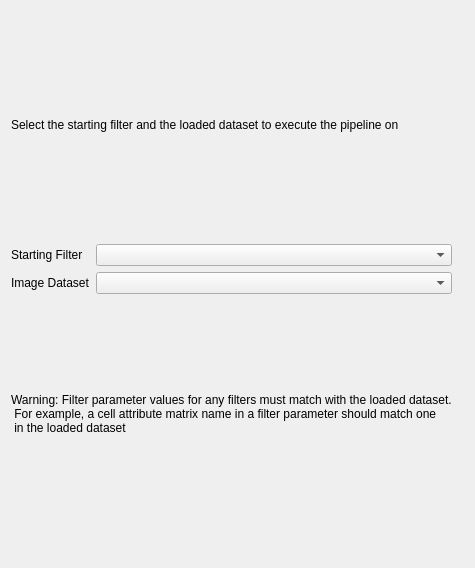
<?xml version="1.0" encoding="UTF-8"?>
<ui version="4.0">
 <class>AdvancedPipelineExecutionPage</class>
 <widget class="QWizardPage" name="AdvancedPipelineExecutionPage">
  <property name="geometry">
   <rect>
    <x>0</x>
    <y>0</y>
    <width>457</width>
    <height>568</height>
   </rect>
  </property>
  <property name="windowTitle">
   <string>WizardPage</string>
  </property>
  <layout class="QGridLayout" name="gridLayout" columnstretch="0,0,0">
   <property name="sizeConstraint">
    <enum>QLayout::SetDefaultConstraint</enum>
   </property>
   <item row="0" column="0">
    <widget class="QLabel" name="label_2">
     <property name="text">
      <string>Select the starting filter and the loaded dataset to execute the pipeline on</string>
     </property>
    </widget>
   </item>
   <item row="4" column="0" colspan="3">
    <spacer name="verticalSpacer">
     <property name="orientation">
      <enum>Qt::Vertical</enum>
     </property>
     <property name="sizeType">
      <enum>QSizePolicy::Preferred</enum>
     </property>
     <property name="sizeHint" stdset="0">
      <size>
       <width>20</width>
       <height>30</height>
      </size>
     </property>
    </spacer>
   </item>
   <item row="1" column="0">
    <layout class="QGridLayout" name="gridLayout_2">
     <item row="0" column="0">
      <widget class="QLabel" name="label">
       <property name="sizePolicy">
        <sizepolicy hsizetype="Minimum" vsizetype="Preferred">
         <horstretch>0</horstretch>
         <verstretch>0</verstretch>
        </sizepolicy>
       </property>
       <property name="text">
        <string>Starting Filter</string>
       </property>
      </widget>
     </item>
     <item row="0" column="1">
      <widget class="QComboBox" name="startingFilterCB">
       <property name="sizePolicy">
        <sizepolicy hsizetype="Expanding" vsizetype="Fixed">
         <horstretch>0</horstretch>
         <verstretch>0</verstretch>
        </sizepolicy>
       </property>
      </widget>
     </item>
     <item row="1" column="0">
      <widget class="QLabel" name="label_3">
       <property name="text">
        <string>Image Dataset</string>
       </property>
      </widget>
     </item>
     <item row="1" column="1">
      <widget class="QComboBox" name="datasetCB"/>
     </item>
    </layout>
   </item>
   <item row="2" column="0">
    <widget class="QLabel" name="label_4">
     <property name="text">
      <string>Warning: Filter parameter values for any filters must match with the loaded dataset.
 For example, a cell attribute matrix name in a filter parameter should match one
 in the loaded dataset</string>
     </property>
    </widget>
   </item>
  </layout>
 </widget>
 <resources/>
 <connections/>
</ui>
